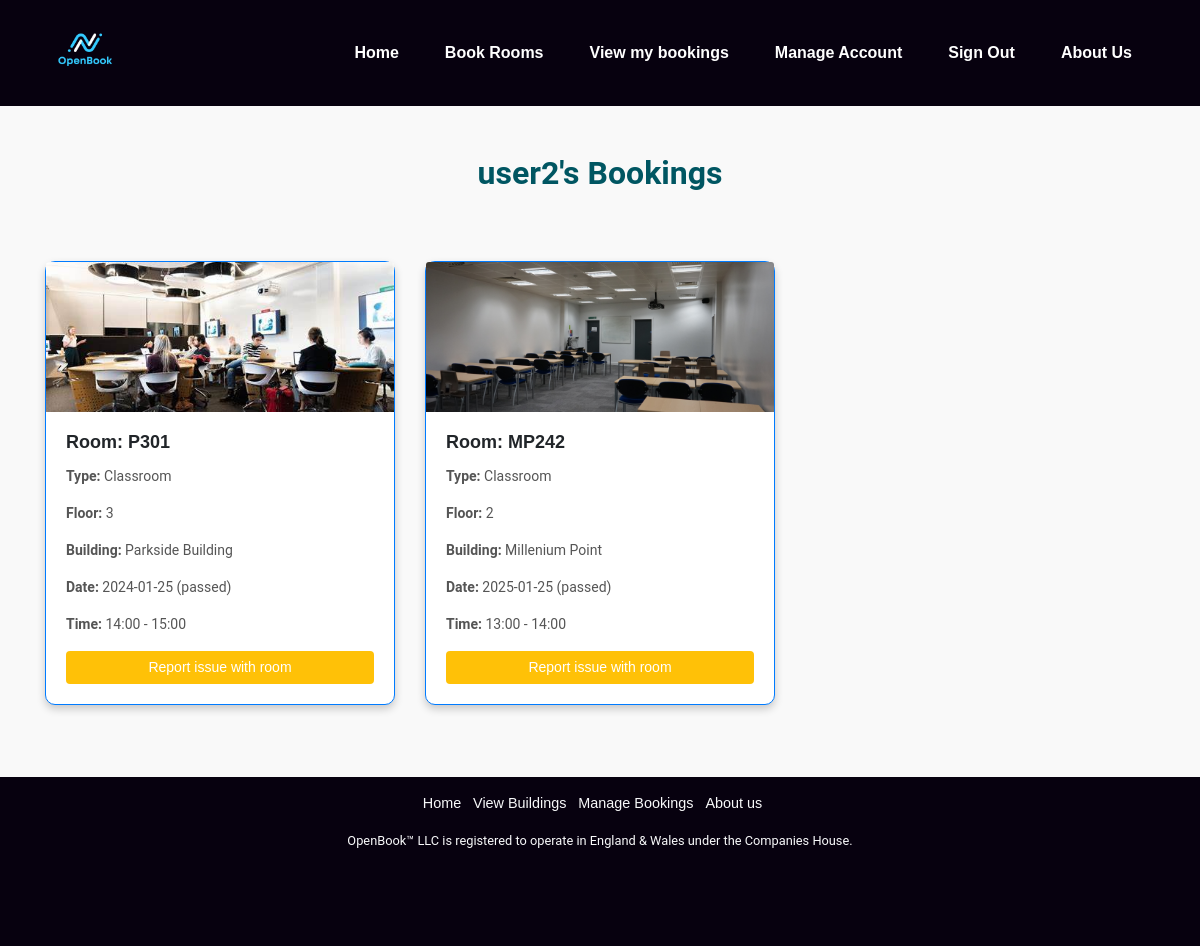
/ManageBookings.php (signed in), run on an earlier commit of the app's database.
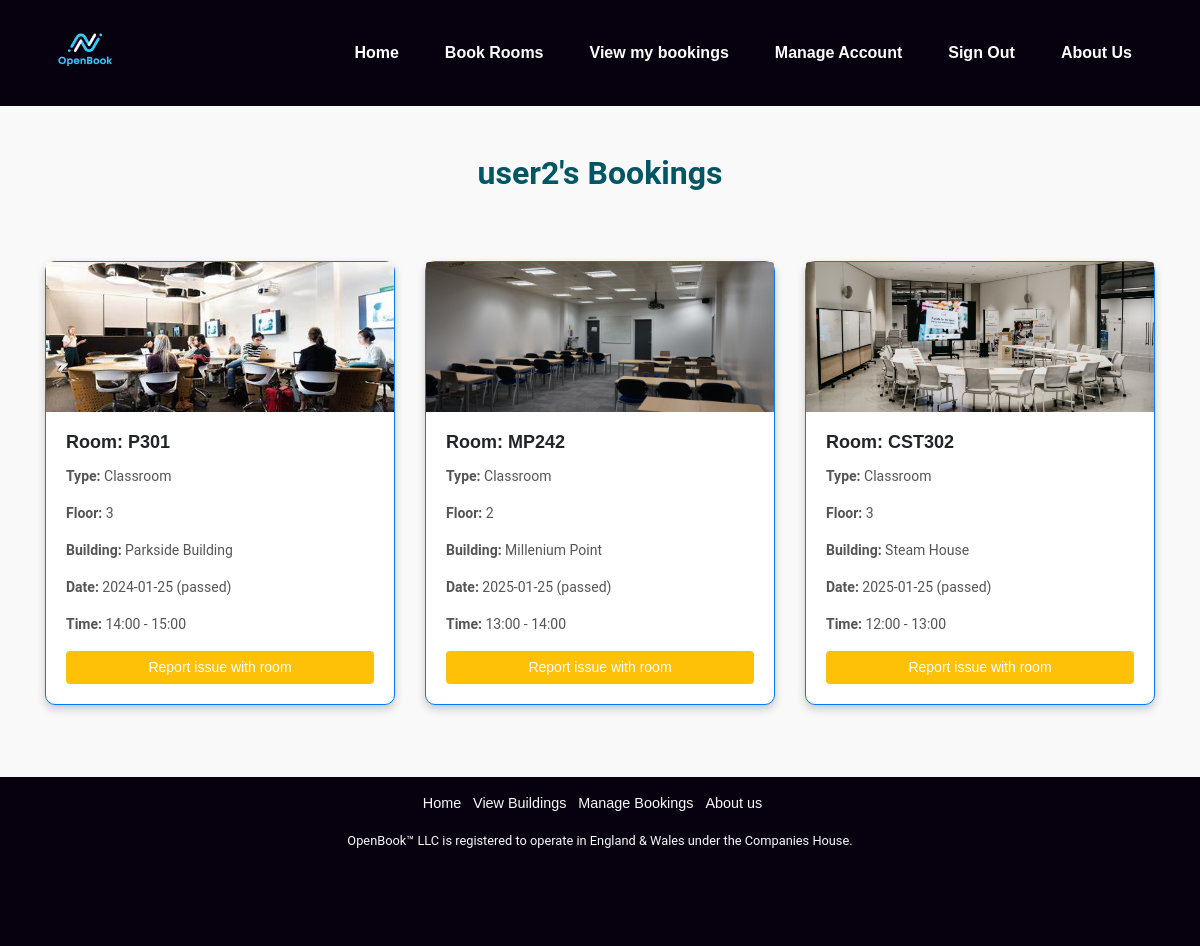
And on a later commit of the database.
### tables this page shows
CREATE TABLE `appointments` (
  `appointmentID` int(11) NOT NULL,
  `userID` int(11) NOT NULL,
  `roomID` int(11) NOT NULL,
  `date` date NOT NULL,
  `timeSlot` time NOT NULL,
  `paid` tinyint(1) NOT NULL,
  `cancelled` tinyint(1) NOT NULL
);

CREATE TABLE `rooms` (
  `roomID` int(11) NOT NULL,
  `building` int(11) NOT NULL,
  `roomName` varchar(255) NOT NULL,
  `roomDesc` text DEFAULT NULL,
  `roomImg` text DEFAULT NULL,
  `floor` int(11) NOT NULL,
  `capacity` int(11) NOT NULL,
  `roomType` enum('Classroom','Hall','Lab') DEFAULT NULL
);

CREATE TABLE `buildings` (
  `buildingID` int(11) NOT NULL,
  `buildingName` varchar(255) NOT NULL,
  `buildingDesc` text DEFAULT NULL,
  `buildingImg` text DEFAULT NULL,
  `levels` int(11) NOT NULL,
  `helpline` varchar(255) DEFAULT NULL,
  `streetName` varchar(255) NOT NULL,
  `city` varchar(255) NOT NULL,
  `postCode` varchar(255) NOT NULL
);

### resources/database.php (called while the page is built, shortened)
<?php
function formatTimeSlot($timeSlot) {
    $startTime = DateTime::createFromFormat('H:i:s', $timeSlot);
    $endTime = clone $startTime;
    $endTime->add(new DateInterval('PT1H'));
    return $startTime->format('H:i') . ' - ' . $endTime->format('H:i');
}
?>

### ManageBookings.php (the view, shortened to what this page needs)
<?php
include "resources/database.php";
include 'resources/html_construct.php';
if (isset($_SESSION['username'])) {
    $username = $_SESSION['username'];
} else {
    header("Location: login.php");
    exit;
}
$userID = null;
$sql = "SELECT userID FROM users WHERE username = ?";
$stmt = $conn->prepare($sql);
$stmt->bind_param("s", $username);
$stmt->execute();
$result = $stmt->get_result();
if ($result->num_rows > 0) {
    $user = $result->fetch_assoc();
    $userID = $user['userID'];
} else {
    echo "User not found.";
    exit;
}
?>
<!DOCTYPE html>
<html lang="en">
<head>
    <?php HTMLHeadBoilerplate(); ?>
    <link rel="stylesheet" href="public_html/style/main.css">
</head>
<body>
    <header>
        <?php display_header(); ?>
    </header>
    <div class="container mt-5">
        <h2 class="text-center mb-4"><?php echo $username; ?>'s Bookings</h2>
        <div class="row">
            <?php
            $sql = "SELECT a.appointmentID, r.roomID, r.roomName, r.roomType,
            r.floor, r.building, r.roomImg, b.buildingName, a.date, a.timeSlot
                    FROM appointments a
                    JOIN rooms r ON a.roomID = r.roomID
                    JOIN buildings b ON r.building = b.buildingID
                    WHERE a.userID = ? AND a.cancelled = 0";
            $stmt = $conn->prepare($sql);
            $stmt->bind_param("i", $userID);
            $stmt->execute();
            $result = $stmt->get_result();
            if ($result->num_rows > 0) {
                while ($row = $result->fetch_assoc()) {
                    $bookingDate = new DateTime($row['date']);
                    $currentDate = new DateTime();
                    $isPast = $bookingDate < $currentDate &&
                    $bookingDate->format('Y-m-d') !== $currentDate->format('Y-m-d');
                    echo '<div class="col-md-4 mb-4">';
                    echo '<div class="card border-primary">';
                    echo '<img src="' . htmlspecialchars($row['roomImg']) . '" class="card-img-top" alt="Room Image">';
                    echo '<div class="card-body">';
                    echo '<h5 class="card-title">Room: ' . htmlspecialchars($row['roomName']) . '</h5>';
                    echo '<p class="card-text"><strong>Type:</strong> ' . htmlspecialchars($row['roomType']) . '</p>';
                    echo '<p class="card-text"><strong>Floor:</strong> ' . htmlspecialchars($row['floor']) . '</p>';
                    echo '<p class="card-text"><strong>Building:</strong> ' . htmlspecialchars($row['buildingName']) . '</p>';
                    echo '<p class="card-text"><strong>Date:</strong> ' . htmlspecialchars($row['date']) . ($isPast ? ' (passed)' : '') . '</p>';
                    echo '<p class="card-text"><strong>Time:</strong> ' . formatTimeSlot(htmlspecialchars($row['timeSlot'])) . '</p>';
                    echo '<a href="ReportPage.php?roomID=' . $row['roomID'] . '" class="btn btn-warning btn-block mt-2">Report issue with room</a>';
                    echo '</div>';
                    echo '</div>';
                    echo '</div>';
                }
            } else {
                echo '<p class="text-center">No bookings found.</p>';
            }
            ?>
        </div>
    </div>
    <?php display_footer(); ?>
</body>
</html>

### resources/html_construct.php (shortened to what this page needs)
<?php
function HTMLHeadBoilerplate() {
    echo'
    <meta charset="UTF-8">
    <meta name="viewport" content="width=device-width, initial-scale=1.0">
    <link rel="stylesheet" href="https://maxcdn.bootstrapcdn.com/bootstrap/4.0.0/css/bootstrap.min.css"rel="nofollow"
>
    <link rel="stylesheet" href="public_html/style/main.css">
    <script src="https://code.jquery.com/jquery-3.6.0.min.js"></script>
    <script src="public_html/js/main.js"></script>
    <script src="https://cdn.jsdelivr.net/npm/@popperjs/core@2.11.7/dist/umd/popper.min.js"></script>
    <script src="https://maxcdn.bootstrapcdn.com/bootstrap/4.0.0/js/bootstrap.min.js"></script>
    ';
}
function display_header() {
    echo '
    <nav class="navbar navbar-expand-lg navbar-dark">
        <div class="container">
            <a class="navbar-brand" href="index.php" style="display: flex; align-items: center;">
                <img src="public_html/images/OpenBook_LogoLight.png" alt="OpenBook Logo" class="HdrlogoLight" style="height: 80px; max-width: 100%; margin-right: 10px;">
                <span class="d-none">OpenBook</span>
            </a>
            <button class="navbar-toggler" type="button" data-toggle="collapse" data-target="#navbarNav" aria-controls="navbarNav" aria-expanded="false" aria-label="Toggle navigation">
                <span class="navbar-toggler-icon"></span>
            </button>
            <div class="collapse navbar-collapse" id="navbarNav">
                <ul class="navbar-nav ml-auto">
                    <li class="nav-item">
                        <a class="nav-link" href="index.php">Home</a>
                    </li> ';
            if (isset($_SESSION['username'])) {
                echo '
                    <li class="nav-item">
                        <a class="nav-link" href="BookRooms.php">Book Rooms</a>
                    </li>
                    <li class="nav-item">
                        <a class="nav-link" href="ManageBookings.php">View my bookings</a>
                    </li>
                    <li class="nav-item">
                        <a class="nav-link" href="ManageAccount.php">Manage Account</a>
                    </li>
                    <li class="nav-item">
                        <a class="nav-link" href="index.php?action=logout">Sign Out</a>
                    </li>
                ';
            } else {
                echo '
                    <li class="nav-item">
                        <a class="nav-link" href="Login.php">Log in</a>
                    </li>
                ';
                }
                echo '
                    <li class="nav-item">
                        <a class="nav-link" href="AboutUs.php">About Us</a>
                    </li>
                </ul>
            </div>
        </div>
    </nav>
    ';
}
function display_footer() {
    echo '
    <footer class="footer text-center py-3 text-light mt-5">
        <div class="container">
            <ul class="list-inline">
                <li class="list-inline-item"><a href="index.php" class="text-light">Home</a></li>';
    if (isset($_SESSION['username'])) {
        echo '
                <li class="list-inline-item"><a href="BookRooms.php" class="text-light">View Buildings</a></li>
                <li class="list-inline-item"><a href="ManageBookings.php" class="text-light">Manage Bookings</a></li>';
    } else {
        echo '
                <li class="list-inline-item"><a href="SignUp.php" class="text-light">Sign Up</a></li>';
    }
        echo '
                <li class="list-inline-item"><a href="AboutUs.php" class="text-light">About us</a></li>
            </ul>
            <p class="small mt-2 text-light">
                OpenBook™ LLC is registered to operate in England & Wales under the Companies House.
            </p>
        </div>
    </footer>
    ';
}
?>

### public_html/style/main.css (style rules this page uses)
* { margin: 0; padding: 0; box-sizing: border-box; }
h1, h2, h3 { font-family: 'Roboto', sans-serif; font-weight: 700; }
p { font-family: 'Roboto', sans-serif; font-weight: 400; }
.navbar-brand, .nav-link { font-weight: bold; }
.navbar { background-color: #07010f; color: white; }
#navbarNav .nav-link { color: white !important; }
body { font-family: Arial, sans-serif; background-color: #f9f9f9; margin: 0; padding: 0; display: flex; flex-direction: column; min-height: 100vh; overflow-x: hidden; }
.container { z-index: 5; }
.footer { background-color: #07010f; padding: 1rem; text-align: center; z-index: 10; position: relative; width: 100%; }
.footer ul { padding: 0; list-style: none; }
.footer li { display: inline-block; margin-right: 15px; }
.footer li a { font-size: 0.9rem; color: aliceblue; text-decoration: none; }
.footer p { font-size: 0.8rem; color: aliceblue; margin-bottom: 5rem; }
.container h2, .container h3 { color: #005662; }
.card { border-radius: 10px; box-shadow: 0px 4px 8px rgba(0, 0, 0, 0.2); }
.card-img-top { height: 150px; object-fit: cover; }
.card-body h5 { font-size: 18px; font-weight: bold; }
.card-body p { font-size: 14px; color: #555; }
footer div { font-size: 14px; color: #ccc; }
.btn { border-color: #f4f4f400; color: white; font-size: 14px; padding: 5px 10px; border-radius: 4px; }
nav ul { list-style-type: none; margin: 0; padding: 0; display: flex; justify-content: center; }
nav ul li { margin: 0 15px; }
nav ul li a { color: white; text-decoration: none; font-weight: bold; }
.row { padding-top: 45px; }

What changed in the data, as far as the page shows it:
added appointments: roomID.roomImg (picture), roomID.roomName "CST302", roomID.roomType "Classroom", roomID.floor "3", buildings.buildingName "Steam House", date "2025-01-25", shows "(passed)", timeSlot "12:00 - 13:00"
